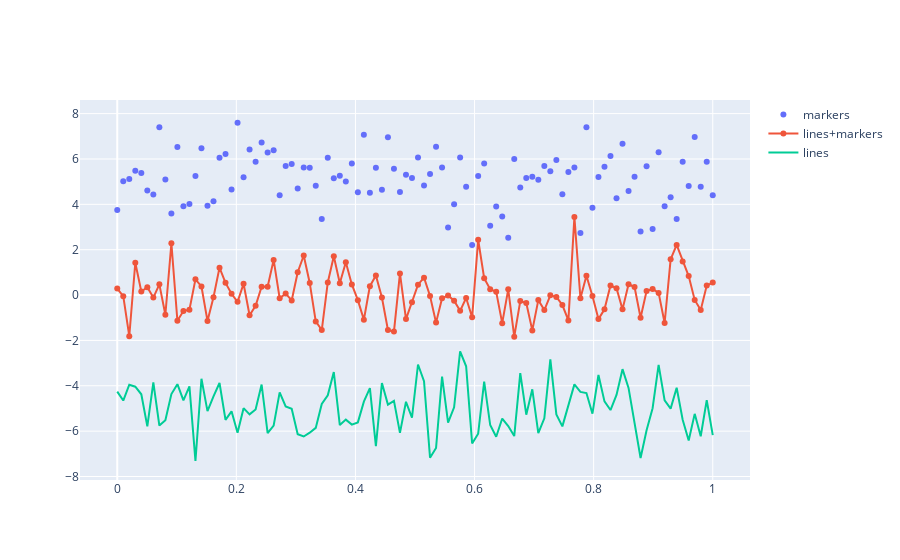

Here is the notebook cell this chart was saved with:
### Code cell
N =100
x = np.linspace(0, 1, N)

#Criando 3 series
randon_y0 = np.random.randn(N) + 5
randon_y1 = np.random.randn(N)
randon_y2 = np.random.randn(N) - 5

fig=go.Figure()

fig = go.Figure()
fig.add_traces(go.Scatter(x=randon_x, y=randon_y0, mode="markers", name="markers"))
fig.add_traces(go.Scatter(x=randon_x, y=randon_y1, mode="lines+markers", name="lines+markers"))
fig.add_traces(go.Scatter(x=randon_x, y=randon_y2, mode="lines", name="lines"))
